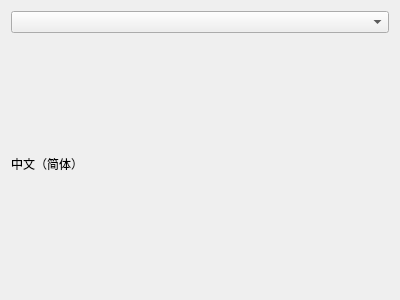
<?xml version="1.0" encoding="UTF-8"?>
<ui version="4.0">
 <class>WorkWindow</class>
 <widget class="QWidget" name="WorkWindow">
  <property name="geometry">
   <rect>
    <x>0</x>
    <y>0</y>
    <width>400</width>
    <height>300</height>
   </rect>
  </property>
  <property name="windowTitle">
   <string>WorkWindow</string>
  </property>
  <layout class="QVBoxLayout" name="verticalLayout_2">
   <item>
    <layout class="QVBoxLayout" name="verticalLayout">
     <item>
      <widget class="QComboBox" name="comboBox"/>
     </item>
     <item>
      <widget class="QLabel" name="labelTransSrc">
       <property name="text">
        <string/>
       </property>
      </widget>
     </item>
     <item>
      <widget class="QLabel" name="labelLanguage">
       <property name="sizePolicy">
        <sizepolicy hsizetype="Preferred" vsizetype="Preferred">
         <horstretch>0</horstretch>
         <verstretch>0</verstretch>
        </sizepolicy>
       </property>
       <property name="text">
        <string>中文（简体）</string>
       </property>
      </widget>
     </item>
     <item>
      <widget class="QLabel" name="labelTransResult">
       <property name="text">
        <string/>
       </property>
      </widget>
     </item>
    </layout>
   </item>
  </layout>
 </widget>
 <resources/>
 <connections/>
</ui>
